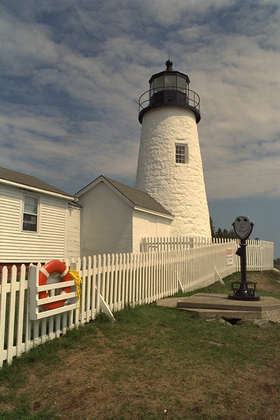
%> input picture src/lighthouse.png, 280 x 420 px, shrunk from 512 x 768 before the run
$ octave linear_regression.m   (GNU Octave 9; MATLAB toolbox functions it lacks are replaced by stand-ins)
%> lines starting %> are read from the running program, lines starting %| are printed output that depends on the picture
%Project 2 Ankur Kejriwal

%Image IO
file = 'lighthouse.png';
S = im2double(imread(file));
[w1,h1,z1] = size(S);
%> w1 = 420; h1 = 280; z1 = 3

%Splitting into channel
RedChannelRaw = S(:,:,1);
GreenChannelRaw= S(:,:,2);
BlueChannelRaw = S(:,:,3);
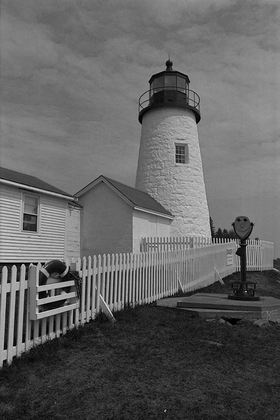
%> BlueChannelRaw: size 420x280 double; min 0, max 0.894, mean 0.385

%Scale Factors used when making Scaling the Pattern Matrices
scaleX = w1/2;
%> scaleX = 210
scaleY = h1/2;
%> scaleY = 140

%Create Matrix of Zeros and Ones matching the rggb pattern
RBayer = repmat ([1 0;0 0], [scaleX,scaleY]);
GBayer = repmat ([0 1;1 0], [scaleX,scaleY]);
BBayer = repmat ([0 0;0 1], [scaleX,scaleY]);
RChannel = S(:,:,1) .* RBayer;
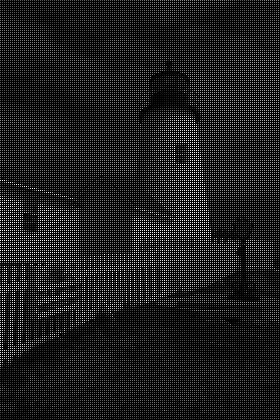
%> RChannel: size 420x280 double; min 0, max 1, mean 0.12
GChannel = S(:,:,2) .* GBayer;
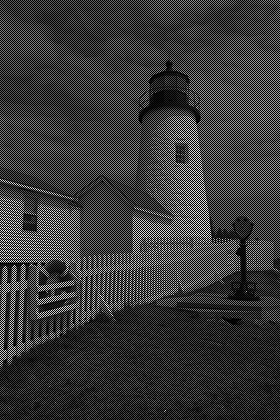
%> GChannel: size 420x280 double; min 0, max 1, mean 0.226
BChannel = S (:,:,3) .* BBayer;
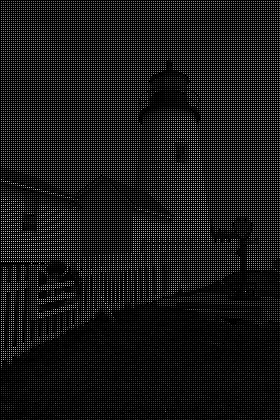
%> BChannel: size 420x280 double; min 0, max 0.871, mean 0.0961

mosaicImage = RChannel(:,:)+GChannel(:,:)+BChannel(:,:);
imwrite(mosaicImage,"mosaick1Channel.png");

mosaic_Padded = padarray(mosaicImage,[3 3],'symmetric');

%Trim to ensure pattern doesn't get messed up
mosaic_Padded(end-2,:) = [];
%> mosaic_Padded: size 425x286 double
mosaic_Padded(3,:) = [];
%> mosaic_Padded: size 424x286 double
mosaic_Padded(:,end-2) = [];
%> mosaic_Padded: size 424x285 double
mosaic_Padded(:,3) = [];
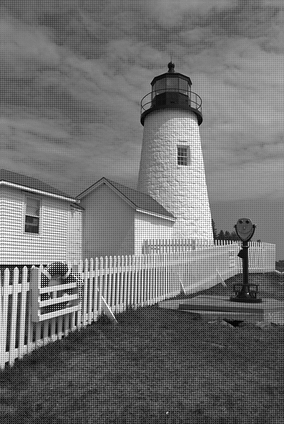
%> mosaic_Padded: size 424x284 double; min 0, max 1, mean 0.442

%Pad red or blue and use that to determine which coefficent to use
RChannel_padded = padarray(RChannel,[3 3],'symmetric');

%Trim to ensure pattern doesn't get messed up
RChannel_padded(end-2,:) = [];
%> RChannel_padded: size 425x286 double
RChannel_padded(3,:) = [];
%> RChannel_padded: size 424x286 double
RChannel_padded(:,end-2) = [];
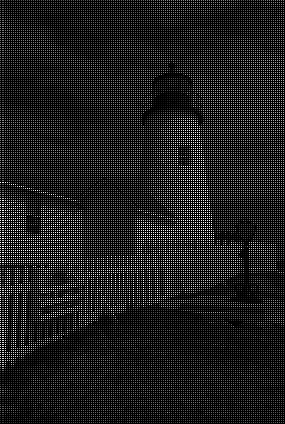
%> RChannel_padded: size 424x285 double; min 0, max 1, mean 0.12
RChannel_padded(:,3) = [];
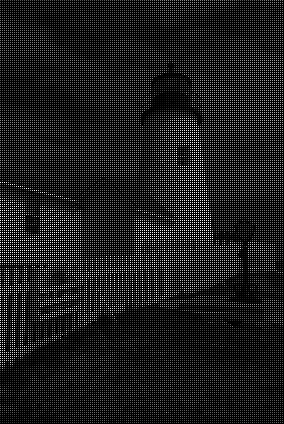
%> RChannel_padded: size 424x284 double; min 0, max 1, mean 0.12


%Output Matrices (Concatenate when done to get 3 channel image)
final_r = RChannel;
final_b = BChannel;
final_g = GChannel;

%Possible Patterns
rggb =  [0 1 ; 1 1];
bggr =  [1 1 ; 1 0];
grbg = [1 0 ; 1 1];
gbrg = [1 1 ; 0 1];

for row =3:w1+2
    for col =3:h1+2
        patch = im2col(mosaic_Padded(row-2:row+2,col-2:col+2),[1 1])'; %5x5 Window
        check = RChannel_padded(row:row+1,col:col+1); % 2x2 to pull positon of red pixel
        if(isequal(check.*rggb,zeros(2)))%RGGB
%> (the run ends here)

$ run again, with src/ground.jpeg saved as src/lighthouse.png
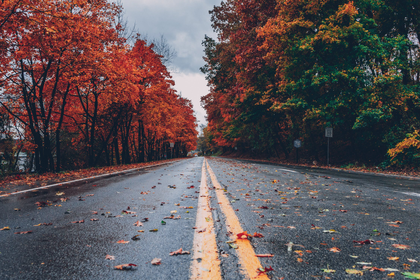
%> input picture src/ground.jpeg, 420 x 280 px, shrunk from 2250 x 1500 before the run
%> `mosaic_Padded(:,3) = [];`:
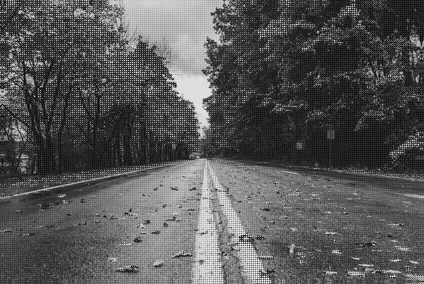
%> mosaic_Padded: size 284x424 double; min 0, max 0.98, mean 0.337
%> `RChannel_padded(:,3) = [];`:
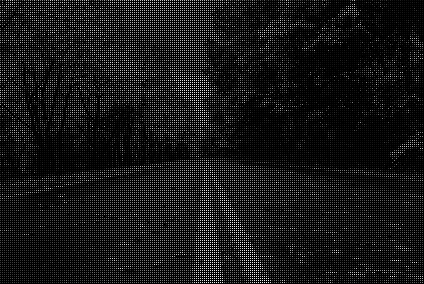
%> RChannel_padded: size 284x424 double; min 0, max 0.961, mean 0.0912

$ run again, with src/trees.jpeg saved as src/lighthouse.png
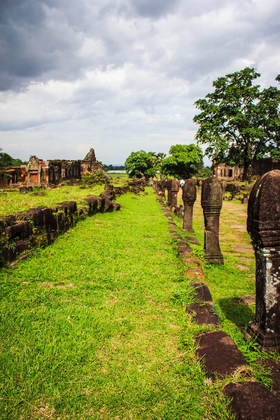
%> input picture src/trees.jpeg, 280 x 420 px, shrunk from 1000 x 1500 before the run
%> `mosaic_Padded(:,3) = [];`:
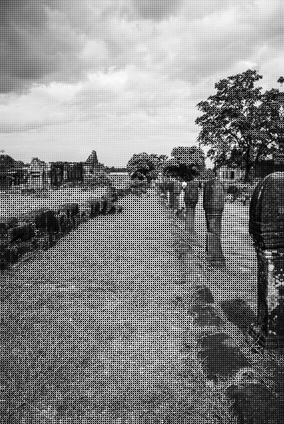
%> mosaic_Padded: size 424x284 double; min 0, max 1, mean 0.516
%> `RChannel_padded(:,3) = [];`:
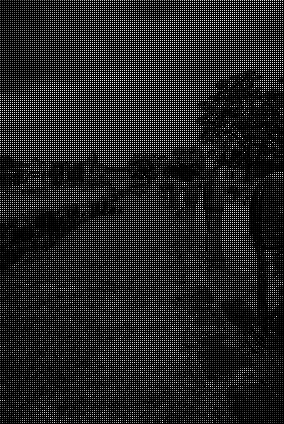
%> RChannel_padded: size 424x284 double; min 0, max 1, mean 0.139
